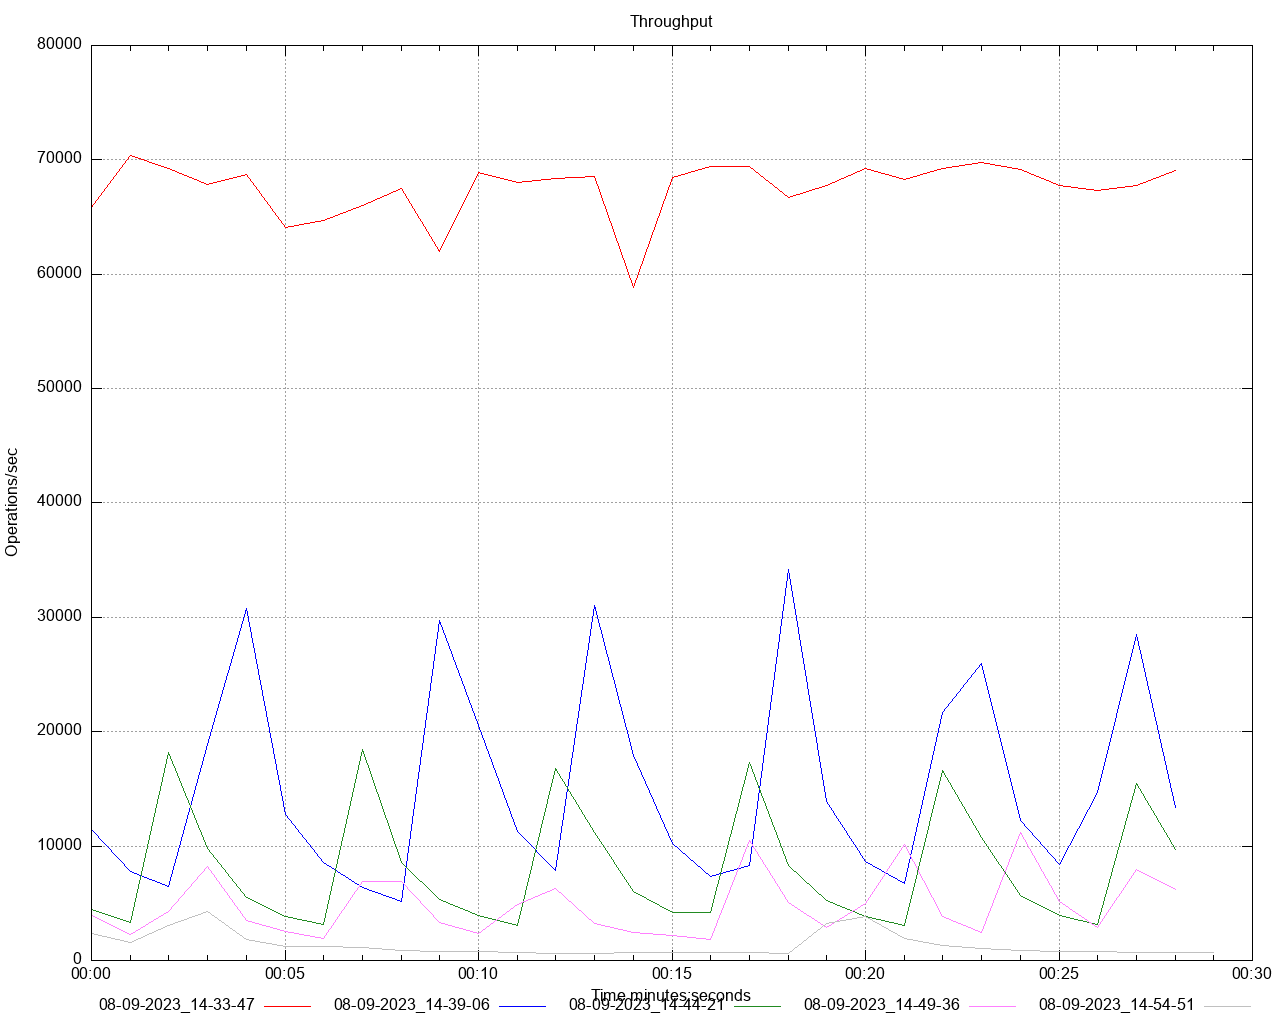

Write gnuplot code to recreate this figure.
set title 'Throughput' noenhanced
set style data lines
set datafile separator ","
set terminal png size 1280,1024
set grid
set key below
set xdata time
set timefmt "%s"
offset = 0
t0(x)=(offset=($0==0) ? x : offset, x - offset)
set xlabel 'Time minutes:seconds'
set ylabel 'Operations/sec'
set output '/Users/gbarnett/git/hazelcast-simulator/atomiclong-3node-member/atomicreference/throughput/throughput.png'
plot \
   '/Users/gbarnett/git/hazelcast-simulator/atomiclong-3node-member/atomicreference/data/throughput_1.data' using (t0(timecolumn(1))):2 title "08-09-2023_14-33-47" noenhanced lt rgb "red", \
   '/Users/gbarnett/git/hazelcast-simulator/atomiclong-3node-member/atomicreference/data/throughput_2.data' using (t0(timecolumn(1))):2 title "08-09-2023_14-39-06" noenhanced lt rgb "blue", \
   '/Users/gbarnett/git/hazelcast-simulator/atomiclong-3node-member/atomicreference/data/throughput_3.data' using (t0(timecolumn(1))):2 title "08-09-2023_14-44-21" noenhanced lt rgb "forest-green", \
   '/Users/gbarnett/git/hazelcast-simulator/atomiclong-3node-member/atomicreference/data/throughput_4.data' using (t0(timecolumn(1))):2 title "08-09-2023_14-49-36" noenhanced lt rgb "orchid", \
   '/Users/gbarnett/git/hazelcast-simulator/atomiclong-3node-member/atomicreference/data/throughput_5.data' using (t0(timecolumn(1))):2 title "08-09-2023_14-54-51" noenhanced lt rgb "grey", \
